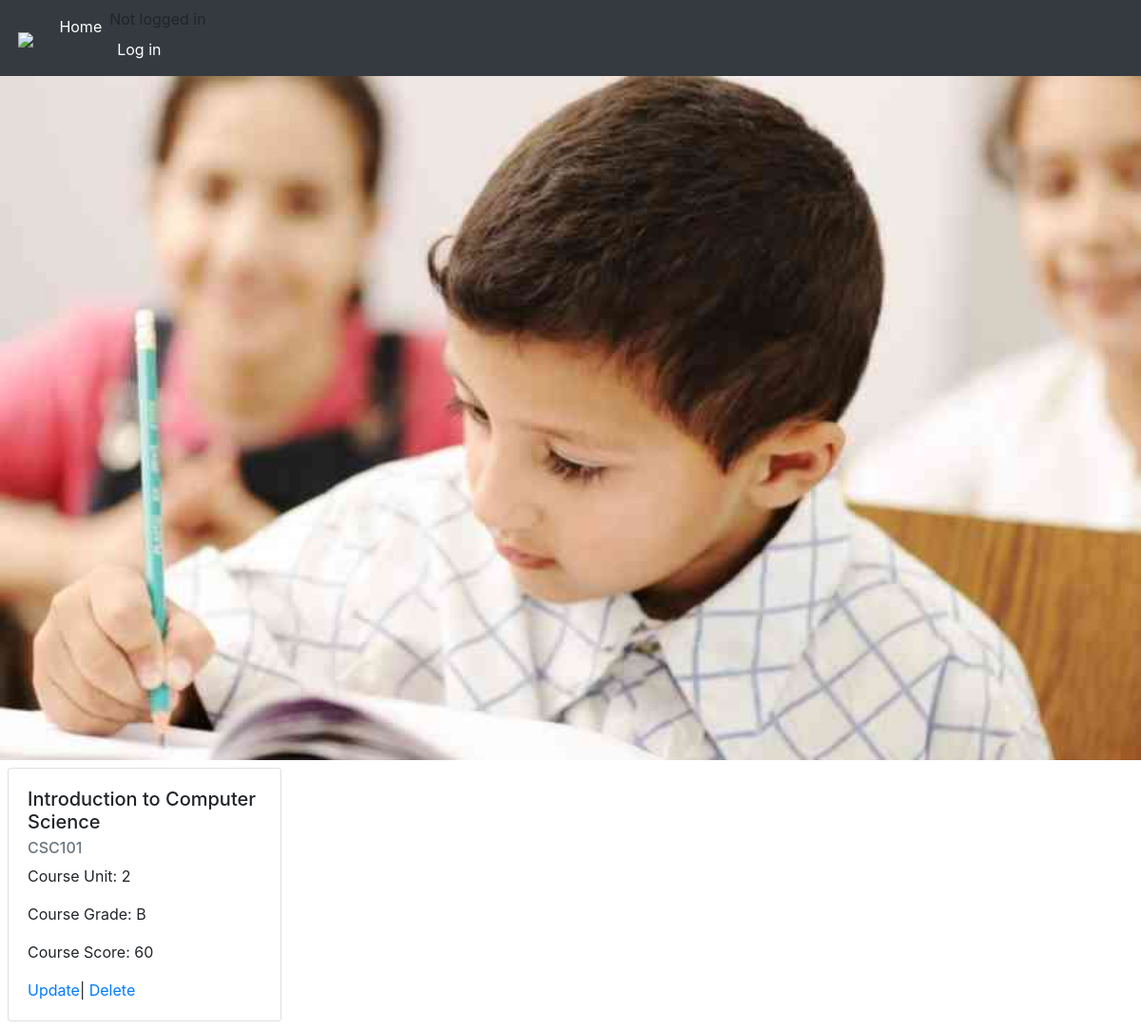
Screenshot of /level/courses/2 with the database file from the repository.
### stud/models.py (models this page shows, shortened)
class Course(models.Model):
  SEMESTER_CHOICES = (
    ('1ST', 'First Semester'),
    ('2ND', 'Second Semester'),
    )
  LEVEL_CHOICES = (
    ('100', '100 Level'),
    ('200', '200 Level'),
    ('300', '300 Level'),
    ('400', '400 Level'),
    ('500', '500 Level'),
    ('600', '600 Level'),
    )
  GRADE_CHOICES = (
    (5, 'A'),
    (4, 'B'),
    (3, 'C'),
    (2, 'D'),
    (1, 'E'),
    (0, 'F'),
    )
  title = models.CharField(max_length = 200)
  semester = models.CharField(max_length = 4, choices = SEMESTER_CHOICES)
  level = models.CharField(max_length = 4, choices = LEVEL_CHOICES)
  grade = models.IntegerField(choices = GRADE_CHOICES)
  score = models.IntegerField()
  unit = models.IntegerField(null=True)
  course_code = models.CharField(max_length=7, null=True)
  user = models.ForeignKey(User, blank=True, null=True, on_delete=models.CASCADE)
  class Meta:
    ordering = ('level',)

### stud/views.py (the view)
# urls.py: path('level/courses/<int:pk>', CourseDetail.as_view(), name='course-detail'),
class CourseDetail(DetailView):
  model = Course
  context_object_name = 'course'
  def get_queryset(self):
    return Course.objects.filter()

### stud/templates/stud/course_detail.html
{% extends 'base.html'%}
{% block content %}
<div class="card" style="width: 18rem;">
  <div class="card-body">
    <h5 class="card-title">{{course.title}}</h5>
    <h6 class="card-subtitle mb-2 text-muted">{{course.course_code}}</h6>
    <p class="card-text">Course Unit: {{course.unit}}</p>
    <p class="card-text">Course Grade: {{course.get_grade_display}}</p>
    <p class="card-text">Course Score: {{course.score}}</p>
    <a href="{% url 'edit' course.id %}">Update</a>|
    <a href="{% url 'delete' course.id %}">Delete</a>
  </div>
</div>
{% endblock content %}

### rows the page displays
Course: title "Introduction to Computer Science", course_code "CSC101", unit "2", grade "B", score "60"
